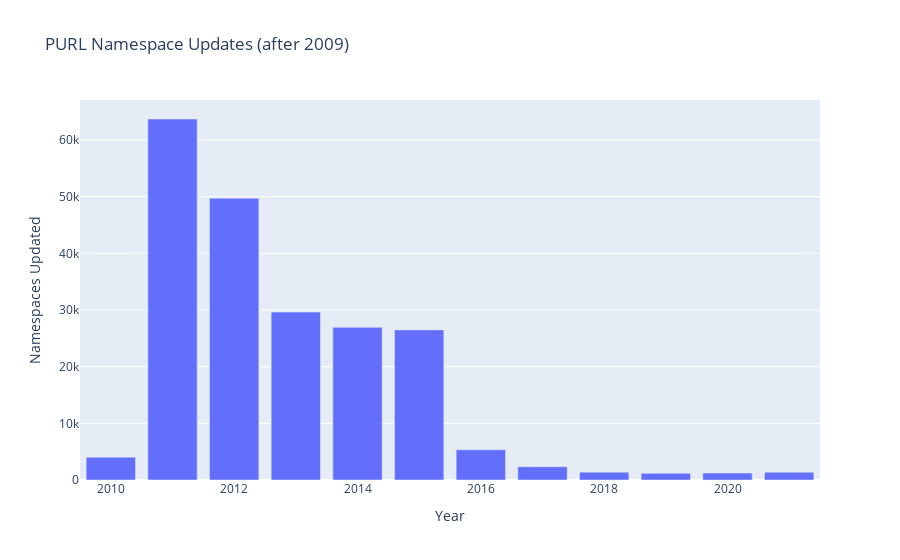

The notebook cell this image was saved under:
### Markdown cell above
Again it looks like there were a bunch of updates given a date at the start of some kind of migration. So lets ignore those:

### Code cell
fig = xp.bar(updates[counts.index > 2009], labels={'value': 'Namespaces Updated', 'index': 'Year'}, title='PURL Namespace Updates (after 2009)')
fig.layout.update(showlegend=False)
fig

### Figure 1 — Plotly figure (JSON) as saved in the notebook; plotly's stock layout.template omitted (floating-point values rounded to 4 significant figures)
{"data": [{"alignmentgroup": "True", "hovertemplate": "variable=update<br>Year=%{x}<br>Namespaces Updated=%{y}<extra></extra>", "legendgroup": "update", "marker": {"color": "#636efa", "pattern": {"shape": ""}}, "name": "update", "offsetgroup": "update", "orientation": "v", "showlegend": true, "textposition": "auto", "type": "bar", "x": [2010, 2011, 2012, 2013, 2014, 2015, 2016, 2017, 2018, 2019, 2020, 2021], "xaxis": "x", "y": [4032, 63736, 49756, 29650, 26950, 26503, 5334, 2328, 1390, 1171, 1230, 1360], "yaxis": "y"}], "layout": {"autosize": true, "barmode": "relative", "legend": {"title": {"text": "variable"}, "tracegroupgap": 0}, "showlegend": false, "title": {"text": "PURL Namespace Updates (after 2009)"}, "xaxis": {"anchor": "y", "autorange": true, "domain": [0, 1], "range": [2010.0, 2022.0], "title": {"text": "Year"}, "type": "linear"}, "yaxis": {"anchor": "x", "autorange": true, "domain": [0, 1], "range": [0, 67090.0], "title": {"text": "Namespaces Updated"}, "type": "linear"}}}
